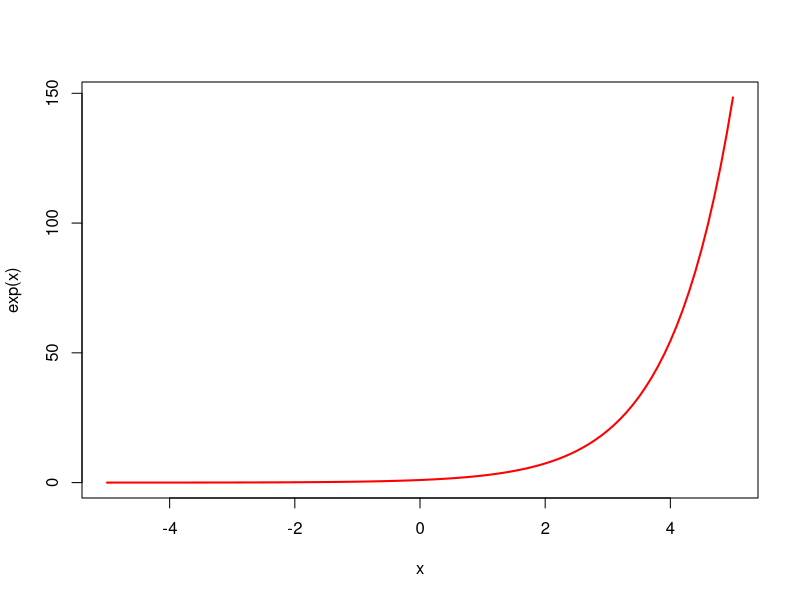
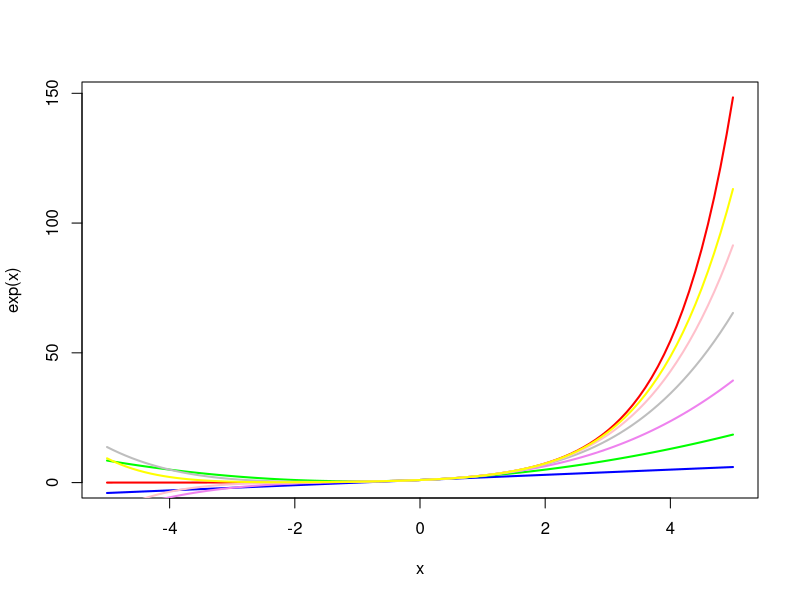

Recreate these plots in R, in order.
## ---- chunk 1
curve(exp(x), from = -5, to = 5, col = "red", lwd = 2)

## ---- chunk 2
curve(exp(x), from = -5, to = 5, col = "red", lwd = 2)
curve(1+x, add = TRUE, col = "blue", lwd = 2)
curve(1+x+x^2/2, add = TRUE, col = "green", lwd = 2)
curve(1+x+x^2/2+x^3/(3*2*1), add = TRUE, col = "violet", lwd = 2)
curve(1+x+x^2/2+x^3/(3*2*1)+x^4/(4*3*2*1), add = TRUE, col = "gray", lwd = 2)
curve(1+x+x^2/2+x^3/(3*2*1)+x^4/(4*3*2*1)+x^5/(5*4*3*2*1), add = TRUE, col = "pink", lwd = 2)
curve(1+x+x^2/2+x^3/(3*2*1)+x^4/(4*3*2*1)+x^5/(5*4*3*2*1)++x^6/(6*5*4*3*2*1), add = TRUE, col = "yellow", lwd = 2)
## ---- chunk 3
exp(0.5)

## ---- chunk 4
epsilon_s <- 0.5*10^(2-3)
epsilon_s

## ---- chunk 5
valor_verdadero <- exp(0.5)
valor_aproximado <- 1
epsilon_t <- abs((valor_verdadero-valor_aproximado)/valor_verdadero)*100
epsilon_t
## ---- chunk 6
valor_verdadero <- exp(0.5)
valor_aproximado <- 1+0.5
epsilon_t <- abs((valor_verdadero-valor_aproximado)/valor_verdadero)*100
epsilon_t
## ---- chunk 7
aprox_actual<- 1+0.5
aprox_anterior <- 1
epsilon_a <- abs((aprox_actual-aprox_anterior)/aprox_actual)*100
epsilon_a
## ---- chunk 8
valor_aproximado <- 1+0.5+0.5^2/(2*1)
valor_aproximado
## ---- chunk 9
valor_verdadero <- exp(0.5)
valor_aproximado <- 1+0.5+0.5^2/(2*1)
epsilon_t <- abs((valor_verdadero-valor_aproximado)/valor_verdadero)*100
epsilon_t
## ---- chunk 10
aprox_actual<- 1+0.5+0.5^2/(2*1)
aprox_anterior <- 1+0.5
epsilon_a <- abs((aprox_actual-aprox_anterior)/aprox_actual)*100
epsilon_a
